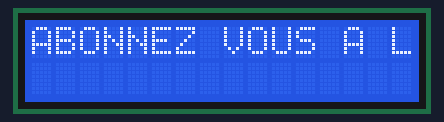
This program was run on a simulated ESP32 board running MicroPython. Parts: 16×2 character LCD.

Above: at 0.1 s.
At 1.1 s:
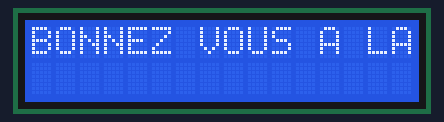
At 3.2 s:
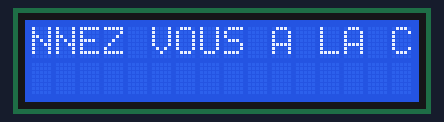
At 6.2 s:
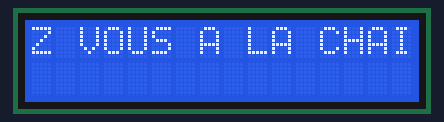
At 9.3 s:
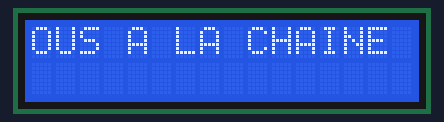
At 13.3 s:
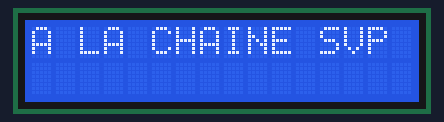

The program:

source_2.py
```python
from i2c_lcd import I2cLcd
from machine import SoftI2C, Pin
import time

# Configuration de l'I2C et de l'écran LCD
address = 0x27
i2c = SoftI2C(scl=Pin(22), sda=Pin(21), freq=400000)
lcd = I2cLcd(i2c, address, 2, 16)

lcd.display_on()  # Allume l'écran d'affichage
lcd.backlight_on()  # Active le rétroéclairage

# Message à afficher
message = "ABONNEZ VOUS A LA CHAINE SVP "

# Défilement du message
while True:
    for i in range(len(message) - 15):
        lcd.move_to(0, 0)  # Déplacement sur la première ligne
        # Affichage d'une sous-chaîne du message de longueur 16 caractères
        lcd.putstr(message[i:i + 16])
        time.sleep(1)  # Pause pour l'effet de défilement
```

Measured:
- by itself, everything shown: repeats every 14.2 s, in 14 steps
- what the display in image 0 shows lasts 1.0 s, from 0.1 s to 1.1 s
